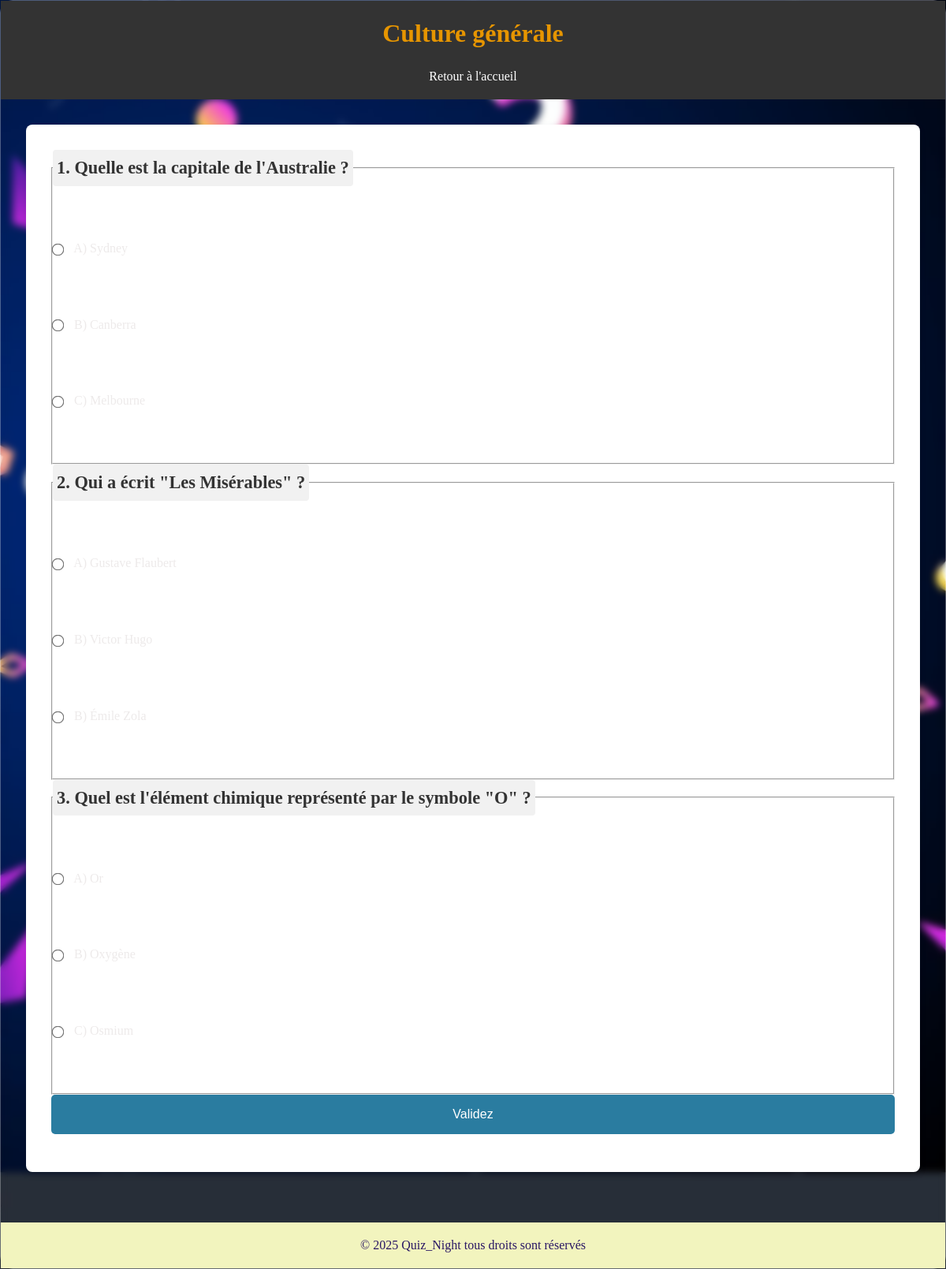
/pages/play_quiz.php?id=1, run on the app's committed database.
### tables this page shows
CREATE TABLE IF NOT EXISTS `quizzes` (
  `id` int NOT NULL AUTO_INCREMENT,
  `image` varchar(500) NOT NULL,
  `titre` varchar(255) NOT NULL,
  `description` varchar(500) NOT NULL,
  `id_user` int NOT NULL,
  PRIMARY KEY (`id`),
  KEY `user_id` (`id_user`)
);

CREATE TABLE IF NOT EXISTS `questions` (
  `id` int NOT NULL AUTO_INCREMENT,
  `description` varchar(255) NOT NULL,
  `id_quizzes` int NOT NULL,
  PRIMARY KEY (`id`),
  KEY `quizzes_id` (`id_quizzes`)
);

CREATE TABLE IF NOT EXISTS `reponses` (
  `id` int NOT NULL AUTO_INCREMENT,
  `description` varchar(500) NOT NULL,
  `questions_id` int NOT NULL,
  `is_correct` tinyint(1) NOT NULL,
  PRIMARY KEY (`id`),
  KEY `question_id` (`questions_id`)
);

### pages/classes/Quiz.php (called while the page is built, shortened)
<?php
class Quiz {
    private $conn;
    private $table = 'quizzes';
    public function __construct($db) {
        $this->conn = $db;
    }
    public function readOne($id) {
        $query = "SELECT * FROM " . $this->table . " WHERE id = :id LIMIT 0,1";
        $stmt = $this->conn->prepare($query);
        $stmt->bindParam(':id', $id);
        $stmt->execute();
        return $stmt->fetch(PDO::FETCH_ASSOC);
    }
}
?>

### pages/classes/Question.php (called while the page is built, shortened)
<?php
class Question {
    private $conn;
    private $table = 'questions';
    public function __construct($db) {
        $this->conn = $db;
    }
    public function readByQuiz($quizzes_id) {
        $query = "SELECT * FROM " . $this->table . " WHERE id_quizzes = :id_quizzes";
        $stmt = $this->conn->prepare($query);
        $stmt->bindParam(':id_quizzes', $quizzes_id);
        $stmt->execute();
        return $stmt->fetchAll(PDO::FETCH_ASSOC);
    }
}
?>

### pages/classes/Reponse.php (called while the page is built, shortened)
<?php
class Answer {
    private $conn;
    private $table = 'reponses';
    public function __construct($db) {
        $this->conn = $db;
    }
    public function readByQuestion($question_id) {
        $query = "SELECT * FROM " . $this->table . " WHERE questions_id = :questions_id";
        $stmt = $this->conn->prepare($query);
        $stmt->bindParam(':questions_id', $question_id);
        $stmt->execute();
        return $stmt->fetchAll(PDO::FETCH_ASSOC);
    }
}
?>

### pages/play_quiz.php (the view, shortened to what this page needs)
<?php
include './classes/Quiz.php';
include './classes/Question.php';
include './classes/Reponse.php';
$db = (new Database())->connect();
$quiz = new Quiz($db);
$question = new Question($db);
$answer = new Answer($db);
if (isset($_GET['id'])) {
    $quizData = $quiz->readOne($_GET['id']);
    $questions = $question->readByQuiz($_GET['id']);
} else {
    die("ID du quiz manquant.");
}
?>
<!DOCTYPE html>
<html lang="fr">
<head>
    <link rel="stylesheet" href="style.css">
</head>
<body>
    <header>
    <h1><?php echo isset($quizData['titre']) ? htmlspecialchars($quizData['titre']) : 'Quiz non trouvé'; ?></h1>
        <nav>
            <a href="index.php">Retour à l'accueil</a>
        </nav>
    </header>
    <main>
        <form action="play_quiz.php?id=<?php echo $quizData['id']; ?>" method="POST">
            <?php foreach ($questions as $index => $q): ?>
                <fieldset>
                    <legend><?php echo $q['description']; ?></legend><br>
                    <?php $answers = $answer->readByQuestion($q['id']); ?><br>
                    <?php foreach ($answers as $a): ?>
                        <div class="answer">
                            <label>
                                <input type="radio" name="answer_<?php echo $index + 1; ?>" value="<?php echo $a['id']; ?>">
                                <?php echo $a['description']; ?><br>
                            </label><br>
                        </div><br>
                    <?php endforeach; ?>
                </fieldset>
            <?php endforeach; ?>
            <button type="submit">Validez</button>
        </form>
    </main>
    <footer>
        <p>&copy; 2025 Quiz_Night tous droits sont réservés</p>
    </footer>
</body>
</html>

### pages/style.css (style rules this page uses)
* { margin: 0; padding: 0; box-sizing: border-box; }
body { font-family: "Helvetica Ne"; line-height: 1.6; color: #edeaea; width: 100%; height: 100%; background: url("../images/quiz.jpg"); background-position: center center; background-repeat: no-repeat; background-attachment: fixed; background-size: cover; border-radius: 16px; box-shadow: 0 4px 30px rgba(0, 0, 0, 0.1); backdrop-filter: blur(5px); -webkit-backdrop-filter: blur(5px); border: 1px solid rgba(255, 255, 255, 0.3); }
header { background-color: #333; color: white; padding: 1rem; text-align: center; }
header nav { margin-top: 1rem; }
header nav a { color: white; text-decoration: none; margin: 0 1rem; font-size: 1rem; }
h1, h2, h3 { margin-bottom: 1rem; color: #e69500; }
main { padding: 2rem; }
form { background-color: white; padding: 2rem; border-radius: 8px; box-shadow: 0 4px 8px rgba(0, 0, 0, 0.1); }
form input[type="text"], form textarea, form input[type="file"], form button { width: 100%; padding: 1rem; margin-bottom: 1rem; font-size: 1rem; border: 1px solid #ccc; border-radius: 5px; transition: background-color 0.3s ease; }
legend { font-size: 1.4rem; font-weight: bold; color: #333; margin-bottom: 10px; padding: 5px; background-color: #f1f1f1; border-radius: 4px; }
.answer { width: 100%; display: block; margin-bottom: 10px; }
.answer label { display: block; padding: 5px 0; }
.answer input[type="radio"] { margin-right: 10px; transform: scale(1.2); vertical-align: middle; color:#5f47cd; }
form button { background-color: #2a7ca0; color: white; border: none; cursor: pointer; }
footer { text-align: center; padding: 1rem; background-color: #f2f4be; color: rgb(41, 22, 100); margin-top: 2rem; }

### data on the page
quizzes: titre "Culture générale"
questions: description "1. Quelle est la capitale de l'Australie ?"
reponses: description "A) Sydney"
reponses: description "B) Canberra"
reponses: description "C) Melbourne"
questions: description "2. Qui a écrit \"Les Misérables\" ?"
reponses: description "A) Gustave Flaubert"
reponses: description "B) Victor Hugo"
reponses: description "B) Émile Zola"
questions: description "3. Quel est l'élément chimique représenté par le symbole \"O\" ?"
reponses: description "A) Or"
reponses: description "B) Oxygène"
reponses: description "C) Osmium"
